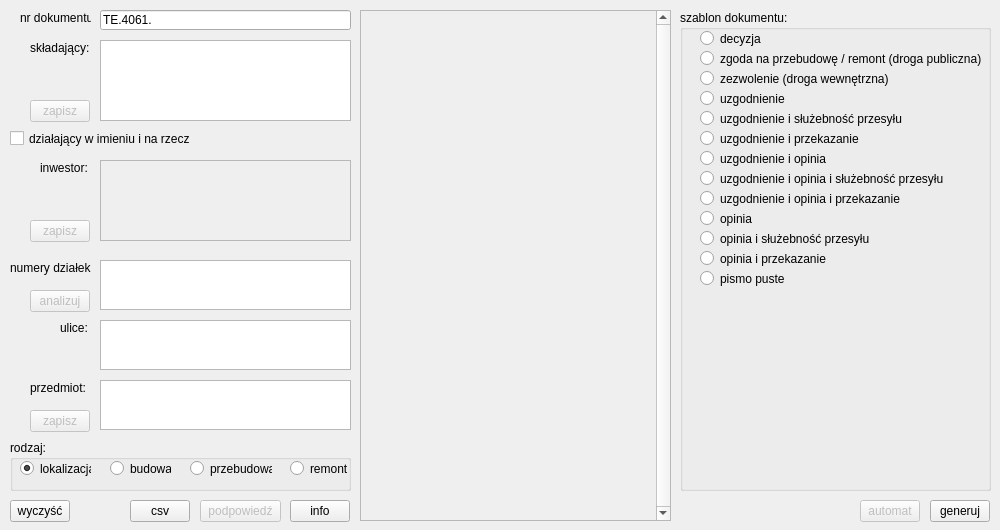
<?xml version="1.0" encoding="UTF-8"?>
<ui version="4.0">
 <class>MainWindow</class>
 <widget class="QMainWindow" name="MainWindow">
  <property name="geometry">
   <rect>
    <x>0</x>
    <y>0</y>
    <width>1000</width>
    <height>530</height>
   </rect>
  </property>
  <property name="minimumSize">
   <size>
    <width>1000</width>
    <height>530</height>
   </size>
  </property>
  <property name="maximumSize">
   <size>
    <width>1000</width>
    <height>530</height>
   </size>
  </property>
  <property name="windowTitle">
   <string>Madeline</string>
  </property>
  <property name="windowIcon">
   <iconset>
    <normaloff>../img/Madeline_ICON.png</normaloff>../img/Madeline_ICON.png</iconset>
  </property>
  <widget class="QWidget" name="centralwidget">
   <widget class="QLabel" name="label">
    <property name="geometry">
     <rect>
      <x>20</x>
      <y>10</y>
      <width>71</width>
      <height>16</height>
     </rect>
    </property>
    <property name="text">
     <string>nr dokumentu:</string>
    </property>
   </widget>
   <widget class="QLineEdit" name="Nr_dokumentu_lineEdit">
    <property name="geometry">
     <rect>
      <x>100</x>
      <y>10</y>
      <width>251</width>
      <height>20</height>
     </rect>
    </property>
    <property name="text">
     <string>TE.4061.</string>
    </property>
   </widget>
   <widget class="QLabel" name="label_2">
    <property name="geometry">
     <rect>
      <x>30</x>
      <y>40</y>
      <width>61</width>
      <height>16</height>
     </rect>
    </property>
    <property name="text">
     <string>składający:</string>
    </property>
   </widget>
   <widget class="QCheckBox" name="Dzialajacy_checkBox">
    <property name="geometry">
     <rect>
      <x>10</x>
      <y>130</y>
      <width>181</width>
      <height>17</height>
     </rect>
    </property>
    <property name="text">
     <string>działający w imieniu i na rzecz:</string>
    </property>
   </widget>
   <widget class="QLabel" name="Inwestor_label">
    <property name="enabled">
     <bool>true</bool>
    </property>
    <property name="geometry">
     <rect>
      <x>40</x>
      <y>160</y>
      <width>51</width>
      <height>16</height>
     </rect>
    </property>
    <property name="frameShape">
     <enum>QFrame::NoFrame</enum>
    </property>
    <property name="text">
     <string>inwestor:</string>
    </property>
   </widget>
   <widget class="QLabel" name="label_4">
    <property name="geometry">
     <rect>
      <x>10</x>
      <y>260</y>
      <width>81</width>
      <height>16</height>
     </rect>
    </property>
    <property name="text">
     <string>numery działek:</string>
    </property>
   </widget>
   <widget class="QScrollArea" name="Type_group_preview_scrollArea">
    <property name="geometry">
     <rect>
      <x>360</x>
      <y>10</y>
      <width>311</width>
      <height>511</height>
     </rect>
    </property>
    <property name="verticalScrollBarPolicy">
     <enum>Qt::ScrollBarAlwaysOn</enum>
    </property>
    <property name="horizontalScrollBarPolicy">
     <enum>Qt::ScrollBarAlwaysOff</enum>
    </property>
    <property name="widgetResizable">
     <bool>false</bool>
    </property>
    <widget class="QWidget" name="scrollAreaWidgetContents">
     <property name="geometry">
      <rect>
       <x>0</x>
       <y>0</y>
       <width>671</width>
       <height>498</height>
      </rect>
     </property>
     <widget class="QWidget" name="gridLayoutWidget">
      <property name="geometry">
       <rect>
        <x>9</x>
        <y>9</y>
        <width>271</width>
        <height>491</height>
       </rect>
      </property>
      <layout class="QGridLayout" name="gridLayout"/>
     </widget>
    </widget>
   </widget>
   <widget class="QTextEdit" name="Skladajacy_textEdit">
    <property name="geometry">
     <rect>
      <x>100</x>
      <y>40</y>
      <width>251</width>
      <height>81</height>
     </rect>
    </property>
    <property name="toolTip">
     <string notr="true">wprowadź dane w jednej linii (&quot;, &quot; przecinek i spacja zostaną w dokumencie zastąpione przez nową linię)</string>
    </property>
   </widget>
   <widget class="QTextEdit" name="Inwestor_textEdit">
    <property name="enabled">
     <bool>false</bool>
    </property>
    <property name="geometry">
     <rect>
      <x>100</x>
      <y>160</y>
      <width>251</width>
      <height>81</height>
     </rect>
    </property>
    <property name="toolTip">
     <string notr="true">wprowadź dane w jednej linii (&quot;, &quot; przecinek i spacja zostaną w dokumencie zastąpione przez nową linię)</string>
    </property>
   </widget>
   <widget class="QTextEdit" name="Numery_dzialek_textEdit">
    <property name="geometry">
     <rect>
      <x>100</x>
      <y>260</y>
      <width>251</width>
      <height>50</height>
     </rect>
    </property>
   </widget>
   <widget class="QPushButton" name="Clear_pushButton">
    <property name="geometry">
     <rect>
      <x>10</x>
      <y>500</y>
      <width>60</width>
      <height>22</height>
     </rect>
    </property>
    <property name="toolTip">
     <string notr="true">wyczyść wprowadzone dane -&gt; nowa sprawa</string>
    </property>
    <property name="text">
     <string notr="true">wyczyść</string>
    </property>
   </widget>
   <widget class="QPushButton" name="Info_pushButton">
    <property name="geometry">
     <rect>
      <x>290</x>
      <y>500</y>
      <width>60</width>
      <height>22</height>
     </rect>
    </property>
    <property name="toolTip">
     <string notr="true"/>
    </property>
    <property name="text">
     <string notr="true">info</string>
    </property>
   </widget>
   <widget class="QLabel" name="label_5">
    <property name="geometry">
     <rect>
      <x>30</x>
      <y>380</y>
      <width>61</width>
      <height>16</height>
     </rect>
    </property>
    <property name="text">
     <string>przedmiot:</string>
    </property>
   </widget>
   <widget class="QTextEdit" name="Przedmiot_textEdit">
    <property name="geometry">
     <rect>
      <x>100</x>
      <y>380</y>
      <width>251</width>
      <height>50</height>
     </rect>
    </property>
   </widget>
   <widget class="QPushButton" name="Generate_pushButton">
    <property name="geometry">
     <rect>
      <x>930</x>
      <y>500</y>
      <width>60</width>
      <height>22</height>
     </rect>
    </property>
    <property name="toolTip">
     <string notr="true">generuj dokument</string>
    </property>
    <property name="text">
     <string notr="true">generuj</string>
    </property>
   </widget>
   <widget class="QPushButton" name="Prompt_pushButton">
    <property name="enabled">
     <bool>false</bool>
    </property>
    <property name="geometry">
     <rect>
      <x>200</x>
      <y>500</y>
      <width>81</width>
      <height>22</height>
     </rect>
    </property>
    <property name="toolTip">
     <string notr="true">uzyskaj podpowiedź - wyślij zapytanie do bazy danych dla aktywnego okna tekstowego (składający, inwestor lub przedmiot)</string>
    </property>
    <property name="text">
     <string notr="true">podpowiedź</string>
    </property>
   </widget>
   <widget class="QPushButton" name="Zapisz_skladajacy_pushButton">
    <property name="enabled">
     <bool>false</bool>
    </property>
    <property name="geometry">
     <rect>
      <x>30</x>
      <y>100</y>
      <width>60</width>
      <height>22</height>
     </rect>
    </property>
    <property name="toolTip">
     <string notr="true">zapisz do bazy danych</string>
    </property>
    <property name="text">
     <string notr="true">zapisz</string>
    </property>
   </widget>
   <widget class="QPushButton" name="Zapisz_inwestor_pushButton">
    <property name="enabled">
     <bool>false</bool>
    </property>
    <property name="geometry">
     <rect>
      <x>30</x>
      <y>220</y>
      <width>60</width>
      <height>22</height>
     </rect>
    </property>
    <property name="toolTip">
     <string notr="true">zapisz do bazy danych</string>
    </property>
    <property name="text">
     <string notr="true">zapisz</string>
    </property>
   </widget>
   <widget class="QPushButton" name="Zapisz_przedmiot_pushButton">
    <property name="enabled">
     <bool>false</bool>
    </property>
    <property name="geometry">
     <rect>
      <x>30</x>
      <y>410</y>
      <width>60</width>
      <height>22</height>
     </rect>
    </property>
    <property name="toolTip">
     <string notr="true">zapisz do bazy danych</string>
    </property>
    <property name="text">
     <string notr="true">zapisz</string>
    </property>
   </widget>
   <widget class="QGroupBox" name="groupBox_2">
    <property name="enabled">
     <bool>true</bool>
    </property>
    <property name="geometry">
     <rect>
      <x>680</x>
      <y>10</y>
      <width>311</width>
      <height>481</height>
     </rect>
    </property>
    <property name="title">
     <string>szablon dokumentu:</string>
    </property>
    <widget class="QRadioButton" name="Decyzja_radioButton">
     <property name="geometry">
      <rect>
       <x>20</x>
       <y>20</y>
       <width>82</width>
       <height>17</height>
      </rect>
     </property>
     <property name="text">
      <string>decyzja</string>
     </property>
    </widget>
    <widget class="QRadioButton" name="Zgoda_na_przebudowe_radioButton">
     <property name="geometry">
      <rect>
       <x>20</x>
       <y>40</y>
       <width>281</width>
       <height>17</height>
      </rect>
     </property>
     <property name="text">
      <string>zgoda na przebudowę / remont (droga publiczna)</string>
     </property>
    </widget>
    <widget class="QRadioButton" name="Zezwolenie_dr_wewn_radioButton">
     <property name="geometry">
      <rect>
       <x>20</x>
       <y>60</y>
       <width>271</width>
       <height>17</height>
      </rect>
     </property>
     <property name="text">
      <string>zezwolenie (droga wewnętrzna)</string>
     </property>
    </widget>
    <widget class="QRadioButton" name="Uzgodnienie_radioButton">
     <property name="geometry">
      <rect>
       <x>20</x>
       <y>80</y>
       <width>281</width>
       <height>17</height>
      </rect>
     </property>
     <property name="text">
      <string>uzgodnienie</string>
     </property>
    </widget>
    <widget class="QRadioButton" name="Uzgodnienie_i_sluz_przes_radioButton">
     <property name="geometry">
      <rect>
       <x>20</x>
       <y>100</y>
       <width>281</width>
       <height>17</height>
      </rect>
     </property>
     <property name="text">
      <string>uzgodnienie i służebność przesyłu</string>
     </property>
    </widget>
    <widget class="QRadioButton" name="Uzgodnienie_i_opinia_radioButton">
     <property name="geometry">
      <rect>
       <x>20</x>
       <y>140</y>
       <width>281</width>
       <height>17</height>
      </rect>
     </property>
     <property name="text">
      <string>uzgodnienie i opinia</string>
     </property>
    </widget>
    <widget class="QRadioButton" name="Uzgodnienie_i_opinia_i_sluz_przes_radioButton">
     <property name="geometry">
      <rect>
       <x>20</x>
       <y>160</y>
       <width>281</width>
       <height>17</height>
      </rect>
     </property>
     <property name="text">
      <string>uzgodnienie i opinia i służebność przesyłu</string>
     </property>
    </widget>
    <widget class="QRadioButton" name="Opinia_radioButton">
     <property name="geometry">
      <rect>
       <x>20</x>
       <y>200</y>
       <width>281</width>
       <height>17</height>
      </rect>
     </property>
     <property name="text">
      <string>opinia</string>
     </property>
    </widget>
    <widget class="QRadioButton" name="Opinia_i_sluz_przes_radioButton">
     <property name="geometry">
      <rect>
       <x>20</x>
       <y>220</y>
       <width>281</width>
       <height>17</height>
      </rect>
     </property>
     <property name="text">
      <string>opinia i służebność przesyłu</string>
     </property>
    </widget>
    <widget class="QRadioButton" name="Opinia_i_przekazanie_radioButton">
     <property name="geometry">
      <rect>
       <x>20</x>
       <y>240</y>
       <width>281</width>
       <height>17</height>
      </rect>
     </property>
     <property name="text">
      <string>opinia i przekazanie</string>
     </property>
    </widget>
    <widget class="QRadioButton" name="Uzgodnienie_i_przekazanie_radioButton">
     <property name="geometry">
      <rect>
       <x>20</x>
       <y>120</y>
       <width>281</width>
       <height>17</height>
      </rect>
     </property>
     <property name="text">
      <string>uzgodnienie i przekazanie</string>
     </property>
    </widget>
    <widget class="QRadioButton" name="Uzgodnienie_i_opinia_i_przekazanie_radioButton">
     <property name="geometry">
      <rect>
       <x>20</x>
       <y>180</y>
       <width>281</width>
       <height>17</height>
      </rect>
     </property>
     <property name="text">
      <string>uzgodnienie i opinia i przekazanie</string>
     </property>
    </widget>
    <widget class="QRadioButton" name="Pismo_puste_radioButton">
     <property name="geometry">
      <rect>
       <x>20</x>
       <y>260</y>
       <width>281</width>
       <height>17</height>
      </rect>
     </property>
     <property name="text">
      <string>pismo puste</string>
     </property>
    </widget>
   </widget>
   <widget class="QTextEdit" name="Ulice_textEdit">
    <property name="geometry">
     <rect>
      <x>100</x>
      <y>320</y>
      <width>251</width>
      <height>50</height>
     </rect>
    </property>
   </widget>
   <widget class="QLabel" name="label_3">
    <property name="geometry">
     <rect>
      <x>60</x>
      <y>320</y>
      <width>31</width>
      <height>16</height>
     </rect>
    </property>
    <property name="text">
     <string>ulice:</string>
    </property>
   </widget>
   <widget class="QPushButton" name="Analizuj_pushButton">
    <property name="enabled">
     <bool>false</bool>
    </property>
    <property name="geometry">
     <rect>
      <x>30</x>
      <y>290</y>
      <width>60</width>
      <height>22</height>
     </rect>
    </property>
    <property name="toolTip">
     <string notr="true">wyślij zapytanie do bazy danych działek (ustawia działki, nazwy ulic i szablon dokumentu dla pierwszej pozycji z self.automat_map)</string>
    </property>
    <property name="text">
     <string notr="true">analizuj</string>
    </property>
   </widget>
   <widget class="QGroupBox" name="groupBox">
    <property name="geometry">
     <rect>
      <x>10</x>
      <y>440</y>
      <width>341</width>
      <height>51</height>
     </rect>
    </property>
    <property name="title">
     <string>rodzaj:</string>
    </property>
    <widget class="QRadioButton" name="Budowa_radioButton">
     <property name="geometry">
      <rect>
       <x>100</x>
       <y>20</y>
       <width>61</width>
       <height>17</height>
      </rect>
     </property>
     <property name="text">
      <string>budowa</string>
     </property>
     <property name="checked">
      <bool>false</bool>
     </property>
    </widget>
    <widget class="QRadioButton" name="Przebudowa_radioButton">
     <property name="geometry">
      <rect>
       <x>180</x>
       <y>20</y>
       <width>82</width>
       <height>17</height>
      </rect>
     </property>
     <property name="text">
      <string>przebudowa</string>
     </property>
    </widget>
    <widget class="QRadioButton" name="Remont_radioButton">
     <property name="geometry">
      <rect>
       <x>280</x>
       <y>20</y>
       <width>61</width>
       <height>17</height>
      </rect>
     </property>
     <property name="text">
      <string>remont</string>
     </property>
    </widget>
    <widget class="QRadioButton" name="Lokalizacja_radioButton">
     <property name="geometry">
      <rect>
       <x>10</x>
       <y>20</y>
       <width>71</width>
       <height>17</height>
      </rect>
     </property>
     <property name="text">
      <string>lokalizacja</string>
     </property>
     <property name="checked">
      <bool>true</bool>
     </property>
    </widget>
   </widget>
   <widget class="QPushButton" name="Csv_file_pushButton">
    <property name="geometry">
     <rect>
      <x>130</x>
      <y>500</y>
      <width>60</width>
      <height>22</height>
     </rect>
    </property>
    <property name="toolTip">
     <string notr="true">zapisz plik.csv z danymi działek</string>
    </property>
    <property name="text">
     <string notr="true">csv</string>
    </property>
   </widget>
   <widget class="QPushButton" name="Automat_pushButton">
    <property name="enabled">
     <bool>false</bool>
    </property>
    <property name="geometry">
     <rect>
      <x>860</x>
      <y>500</y>
      <width>60</width>
      <height>22</height>
     </rect>
    </property>
    <property name="toolTip">
     <string notr="true">automatycznie generuj dokumenty wg self.automat_map</string>
    </property>
    <property name="text">
     <string notr="true">automat</string>
    </property>
   </widget>
  </widget>
 </widget>
 <tabstops>
  <tabstop>Nr_dokumentu_lineEdit</tabstop>
  <tabstop>Skladajacy_textEdit</tabstop>
  <tabstop>Dzialajacy_checkBox</tabstop>
  <tabstop>Inwestor_textEdit</tabstop>
  <tabstop>Numery_dzialek_textEdit</tabstop>
  <tabstop>Przedmiot_textEdit</tabstop>
  <tabstop>Generate_pushButton</tabstop>
  <tabstop>Clear_pushButton</tabstop>
  <tabstop>Info_pushButton</tabstop>
  <tabstop>Type_group_preview_scrollArea</tabstop>
 </tabstops>
 <resources/>
 <connections/>
</ui>
